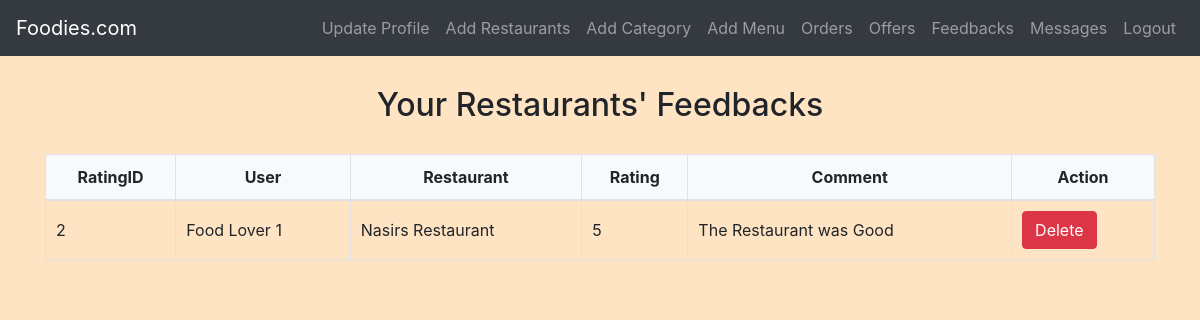
Page /restaurant/feedbacks.php (signed in) on the committed database.
### tables this page shows
CREATE TABLE `feedbacks` (
  `RatingID` int(11) NOT NULL,
  `UserID` int(11) NOT NULL,
  `RestaurantID` int(11) NOT NULL,
  `Rating` int(11) NOT NULL,
  `Comment` text DEFAULT NULL
);

CREATE TABLE `users` (
  `id` int(11) NOT NULL,
  `username` varchar(255) NOT NULL,
  `password` varchar(255) NOT NULL,
  `email` varchar(255) NOT NULL,
  `phone` varchar(15) NOT NULL,
  `age` int(11) NOT NULL,
  `user_type` varchar(20) NOT NULL,
  `status` varchar(20) NOT NULL,
  `reset_token` varchar(255) DEFAULT NULL
);

CREATE TABLE `restaurants` (
  `RestaurantID` int(11) NOT NULL,
  `OwnerID` int(11) DEFAULT NULL,
  `RestaurantName` varchar(255) NOT NULL,
  `Location` varchar(255) NOT NULL,
  `RestaurantImage` varchar(255) DEFAULT NULL
);

### restaurant/feedbacks.php (the view, shortened to what this page needs)
<?php
include('config.php');
$fetchFeedbacksSql = "SELECT f.*, r.RestaurantName
                      FROM Feedbacks f
                      JOIN Restaurants r ON f.RestaurantID = r.RestaurantID
                      WHERE r.OwnerID = ?";
$fetchFeedbacksStmt = mysqli_prepare($conn, $fetchFeedbacksSql);
mysqli_stmt_bind_param($fetchFeedbacksStmt, "i", $_SESSION["id"]);
mysqli_stmt_execute($fetchFeedbacksStmt);
$feedbacksResult = mysqli_stmt_get_result($fetchFeedbacksStmt);
?>
<!DOCTYPE html>
<html>
<head>
    <link rel="stylesheet" href="https://stackpath.bootstrapcdn.com/bootstrap/4.5.2/css/bootstrap.min.css">
    <link rel="stylesheet" href="../css/style.css">
</head>
<body>
    <?php include('navbar.php'); ?>
    <div class="container">
        <h2>Your Restaurants' Feedbacks</h2>
        <table class="table">
            <thead>
                <tr>
                    <th>RatingID</th>
                    <th>User</th>
                    <th>Restaurant</th>
                    <th>Rating</th>
                    <th>Comment</th>
                    <th>Action</th>
                </tr>
            </thead>
            <tbody>
                <?php while ($feedback = mysqli_fetch_assoc($feedbacksResult)) : ?>
                    <tr>
                        <td><?php echo $feedback['RatingID']; ?></td>
                        <td><?php echo getUsername($conn, $feedback['UserID']); ?></td>
                        <td><?php echo $feedback['RestaurantName']; ?></td>
                        <td><?php echo $feedback['Rating']; ?></td>
                        <td><?php echo $feedback['Comment']; ?></td>
                        <td>
                            <a href="?feedbackID=<?php echo isset($feedback['RatingID']) ? $feedback['RatingID'] : ''; ?>" class="btn btn-danger"
                                onclick="return confirm('Are you sure you want to delete this feedback?')">Delete</a>
                        </td>
                    </tr>
                <?php endwhile; ?>
            </tbody>
        </table>
    </div>
</body>
</html>
<?php
function getUsername($conn, $userID)
{
    $fetchUsernameSql = "SELECT Username FROM Users WHERE id = ?";
    $fetchUsernameStmt = mysqli_prepare($conn, $fetchUsernameSql);
    mysqli_stmt_bind_param($fetchUsernameStmt, "i", $userID);
    mysqli_stmt_execute($fetchUsernameStmt);
    $usernameResult = mysqli_stmt_get_result($fetchUsernameStmt);
    if ($username = mysqli_fetch_assoc($usernameResult)) {
        return $username['Username'];
    } else {
        return "N/A";
    }
}
?>

### css/style.css (style rules this page uses)
body { background-color: bisque; }
h1, h2, h3, h4 { text-align: center; margin-top: 30px; margin-bottom: 30px; }
.table { width: 100%; border-collapse: collapse; margin-top: 20px; }
.table th, .table td { padding: 10px; border: 1px solid #dee2e6; }
.table thead th { background-color: #f8f9fa; font-weight: bold; text-align: center; }
.table tbody td { vertical-align: middle; }

### rows in the picture
feedbacks: RatingID "2", UserID.username "Food Lover 1", RestaurantID.RestaurantName "Nasirs Restaurant", Rating "5", Comment "The Restaurant was Good"
